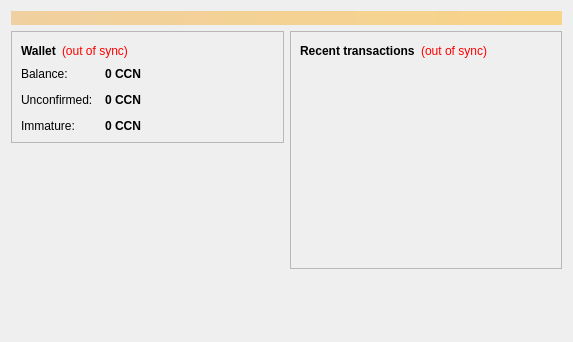
<?xml version="1.0" encoding="UTF-8"?>
<ui version="4.0">
 <class>OverviewPage</class>
 <widget class="QWidget" name="OverviewPage">
  <property name="geometry">
   <rect>
    <x>0</x>
    <y>0</y>
    <width>573</width>
    <height>342</height>
   </rect>
  </property>
  <property name="windowTitle">
   <string>Form</string>
  </property>
  <layout class="QVBoxLayout" name="topLayout">
   <item>
    <widget class="QLabel" name="labelAlerts">
     <property name="visible">
      <bool>false</bool>
     </property>
     <property name="styleSheet">
      <string notr="true">background-color: qlineargradient(x1: 0, y1: 0, x2: 1, y2: 0, stop:0 #F0D0A0, stop:1 #F8D488); color:#000000;</string>
     </property>
     <property name="wordWrap">
      <bool>true</bool>
     </property>
     <property name="margin">
      <number>3</number>
     </property>
    </widget>
   </item>
   <item>
    <layout class="QHBoxLayout" name="horizontalLayout" stretch="1,1">
     <item>
      <layout class="QVBoxLayout" name="verticalLayout_2">
       <item>
        <widget class="QFrame" name="frame">
         <property name="frameShape">
          <enum>QFrame::StyledPanel</enum>
         </property>
         <property name="frameShadow">
          <enum>QFrame::Raised</enum>
         </property>
         <layout class="QVBoxLayout" name="verticalLayout_4">
          <item>
           <layout class="QHBoxLayout" name="horizontalLayout_4">
            <item>
             <widget class="QLabel" name="label_5">
              <property name="font">
               <font>
                <weight>75</weight>
                <bold>true</bold>
               </font>
              </property>
              <property name="text">
               <string>Wallet</string>
              </property>
             </widget>
            </item>
            <item>
             <widget class="QLabel" name="labelWalletStatus">
              <property name="toolTip">
               <string>The displayed information may be out of date. Your wallet automatically synchronizes with the Bitcoin network after a connection is established, but this process has not completed yet.</string>
              </property>
              <property name="styleSheet">
               <string notr="true">QLabel { color: red; }</string>
              </property>
              <property name="text">
               <string notr="true">(out of sync)</string>
              </property>
              <property name="alignment">
               <set>Qt::AlignLeading|Qt::AlignLeft|Qt::AlignVCenter</set>
              </property>
             </widget>
            </item>
            <item>
             <spacer name="horizontalSpacer_2">
              <property name="orientation">
               <enum>Qt::Horizontal</enum>
              </property>
              <property name="sizeHint" stdset="0">
               <size>
                <width>40</width>
                <height>20</height>
               </size>
              </property>
             </spacer>
            </item>
           </layout>
          </item>
          <item>
           <layout class="QFormLayout" name="formLayout_2">
            <property name="fieldGrowthPolicy">
             <enum>QFormLayout::AllNonFixedFieldsGrow</enum>
            </property>
            <property name="horizontalSpacing">
             <number>12</number>
            </property>
            <property name="verticalSpacing">
             <number>12</number>
            </property>
            <item row="0" column="0">
             <widget class="QLabel" name="label">
              <property name="text">
               <string>Balance:</string>
              </property>
             </widget>
            </item>
            <item row="0" column="1">
             <widget class="QLabel" name="labelBalance">
              <property name="font">
               <font>
                <weight>75</weight>
                <bold>true</bold>
               </font>
              </property>
              <property name="cursor">
               <cursorShape>IBeamCursor</cursorShape>
              </property>
              <property name="toolTip">
               <string>Your current balance</string>
              </property>
              <property name="text">
               <string notr="true">0 CCN</string>
              </property>
              <property name="textInteractionFlags">
               <set>Qt::LinksAccessibleByMouse|Qt::TextSelectableByKeyboard|Qt::TextSelectableByMouse</set>
              </property>
             </widget>
            </item>
            <item row="1" column="0">
             <widget class="QLabel" name="label_3">
              <property name="text">
               <string>Unconfirmed:</string>
              </property>
             </widget>
            </item>
            <item row="1" column="1">
             <widget class="QLabel" name="labelUnconfirmed">
              <property name="font">
               <font>
                <weight>75</weight>
                <bold>true</bold>
               </font>
              </property>
              <property name="cursor">
               <cursorShape>IBeamCursor</cursorShape>
              </property>
              <property name="toolTip">
               <string>Total of transactions that have yet to be confirmed, and do not yet count toward the current balance</string>
              </property>
              <property name="text">
               <string notr="true">0 CCN</string>
              </property>
              <property name="textInteractionFlags">
               <set>Qt::LinksAccessibleByMouse|Qt::TextSelectableByKeyboard|Qt::TextSelectableByMouse</set>
              </property>
             </widget>
            </item>
            <item row="2" column="0">
             <widget class="QLabel" name="labelImmatureText">
              <property name="text">
               <string>Immature:</string>
              </property>
             </widget>
            </item>
            <item row="2" column="1">
             <widget class="QLabel" name="labelImmature">
              <property name="font">
               <font>
                <weight>75</weight>
                <bold>true</bold>
               </font>
              </property>
              <property name="toolTip">
               <string>Mined balance that has not yet matured</string>
              </property>
              <property name="text">
               <string notr="true">0 CCN</string>
              </property>
              <property name="textInteractionFlags">
               <set>Qt::LinksAccessibleByMouse|Qt::TextSelectableByKeyboard|Qt::TextSelectableByMouse</set>
              </property>
             </widget>
            </item>
           </layout>
          </item>
         </layout>
        </widget>
       </item>
       <item>
        <spacer name="verticalSpacer">
         <property name="orientation">
          <enum>Qt::Vertical</enum>
         </property>
         <property name="sizeHint" stdset="0">
          <size>
           <width>20</width>
           <height>40</height>
          </size>
         </property>
        </spacer>
       </item>
      </layout>
     </item>
     <item>
      <layout class="QVBoxLayout" name="verticalLayout_3">
       <item>
        <widget class="QFrame" name="frame_2">
         <property name="frameShape">
          <enum>QFrame::StyledPanel</enum>
         </property>
         <property name="frameShadow">
          <enum>QFrame::Raised</enum>
         </property>
         <layout class="QVBoxLayout" name="verticalLayout">
          <item>
           <layout class="QHBoxLayout" name="horizontalLayout_2">
            <item>
             <widget class="QLabel" name="label_4">
              <property name="text">
               <string>&lt;b&gt;Recent transactions&lt;/b&gt;</string>
              </property>
             </widget>
            </item>
            <item>
             <widget class="QLabel" name="labelTransactionsStatus">
              <property name="toolTip">
               <string>The displayed information may be out of date. Your wallet automatically synchronizes with the Bitcoin network after a connection is established, but this process has not completed yet.</string>
              </property>
              <property name="styleSheet">
               <string notr="true">QLabel { color: red; }</string>
              </property>
              <property name="text">
               <string notr="true">(out of sync)</string>
              </property>
              <property name="alignment">
               <set>Qt::AlignRight|Qt::AlignTrailing|Qt::AlignVCenter</set>
              </property>
             </widget>
            </item>
            <item>
             <spacer name="horizontalSpacer">
              <property name="orientation">
               <enum>Qt::Horizontal</enum>
              </property>
              <property name="sizeHint" stdset="0">
               <size>
                <width>40</width>
                <height>20</height>
               </size>
              </property>
             </spacer>
            </item>
           </layout>
          </item>
          <item>
           <widget class="QListView" name="listTransactions">
            <property name="styleSheet">
             <string notr="true">QListView { background: transparent; }</string>
            </property>
            <property name="frameShape">
             <enum>QFrame::NoFrame</enum>
            </property>
            <property name="verticalScrollBarPolicy">
             <enum>Qt::ScrollBarAlwaysOff</enum>
            </property>
            <property name="horizontalScrollBarPolicy">
             <enum>Qt::ScrollBarAlwaysOff</enum>
            </property>
            <property name="selectionMode">
             <enum>QAbstractItemView::NoSelection</enum>
            </property>
           </widget>
          </item>
         </layout>
        </widget>
       </item>
       <item>
        <spacer name="verticalSpacer_2">
         <property name="orientation">
          <enum>Qt::Vertical</enum>
         </property>
         <property name="sizeHint" stdset="0">
          <size>
           <width>20</width>
           <height>40</height>
          </size>
         </property>
        </spacer>
       </item>
      </layout>
     </item>
    </layout>
   </item>
  </layout>
 </widget>
 <resources/>
 <connections/>
</ui>
